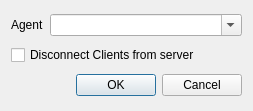
<?xml version="1.0" encoding="UTF-8"?>
<ui version="4.0">
 <class>Dialog</class>
 <widget class="QDialog" name="Dialog">
  <property name="geometry">
   <rect>
    <x>0</x>
    <y>0</y>
    <width>253</width>
    <height>111</height>
   </rect>
  </property>
  <property name="windowTitle">
   <string>Dialog</string>
  </property>
  <layout class="QGridLayout" name="gridLayout">
   <item row="0" column="0">
    <widget class="QLabel" name="label">
     <property name="text">
      <string>Agent</string>
     </property>
    </widget>
   </item>
   <item row="0" column="1">
    <widget class="QComboBox" name="agent_addrinfo">
     <property name="sizePolicy">
      <sizepolicy hsizetype="Expanding" vsizetype="Fixed">
       <horstretch>0</horstretch>
       <verstretch>0</verstretch>
      </sizepolicy>
     </property>
     <property name="editable">
      <bool>true</bool>
     </property>
    </widget>
   </item>
   <item row="1" column="0" colspan="2">
    <widget class="QCheckBox" name="disconnect_from_server">
     <property name="text">
      <string>Disconnect Clients from server</string>
     </property>
    </widget>
   </item>
   <item row="2" column="0" colspan="2">
    <widget class="QDialogButtonBox" name="buttonBox">
     <property name="orientation">
      <enum>Qt::Horizontal</enum>
     </property>
     <property name="standardButtons">
      <set>QDialogButtonBox::Cancel|QDialogButtonBox::Ok</set>
     </property>
    </widget>
   </item>
  </layout>
 </widget>
 <resources/>
 <connections>
  <connection>
   <sender>buttonBox</sender>
   <signal>accepted()</signal>
   <receiver>Dialog</receiver>
   <slot>accept()</slot>
   <hints>
    <hint type="sourcelabel">
     <x>248</x>
     <y>254</y>
    </hint>
    <hint type="destinationlabel">
     <x>157</x>
     <y>274</y>
    </hint>
   </hints>
  </connection>
  <connection>
   <sender>buttonBox</sender>
   <signal>rejected()</signal>
   <receiver>Dialog</receiver>
   <slot>reject()</slot>
   <hints>
    <hint type="sourcelabel">
     <x>316</x>
     <y>260</y>
    </hint>
    <hint type="destinationlabel">
     <x>286</x>
     <y>274</y>
    </hint>
   </hints>
  </connection>
 </connections>
</ui>
